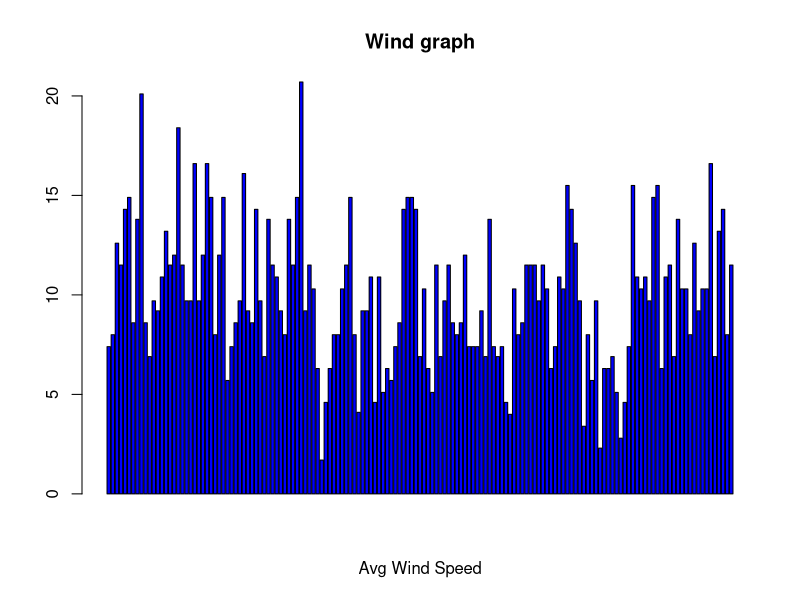
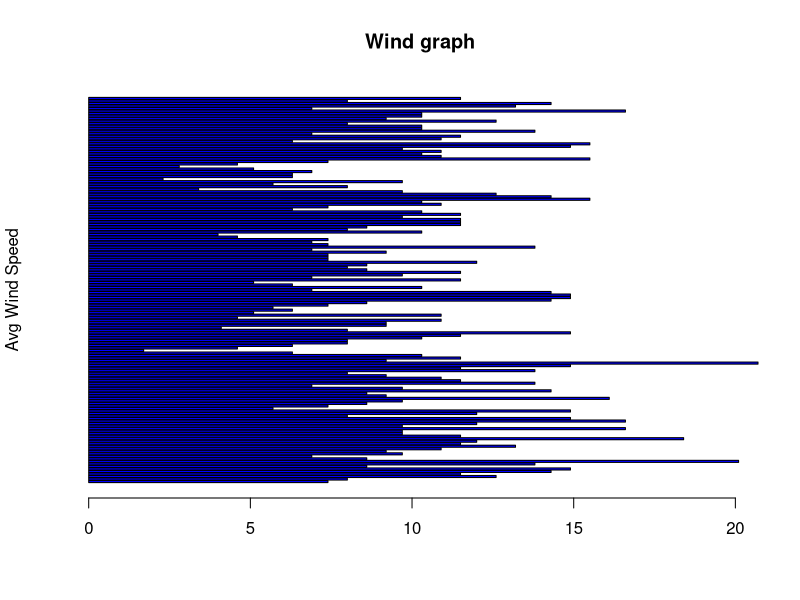
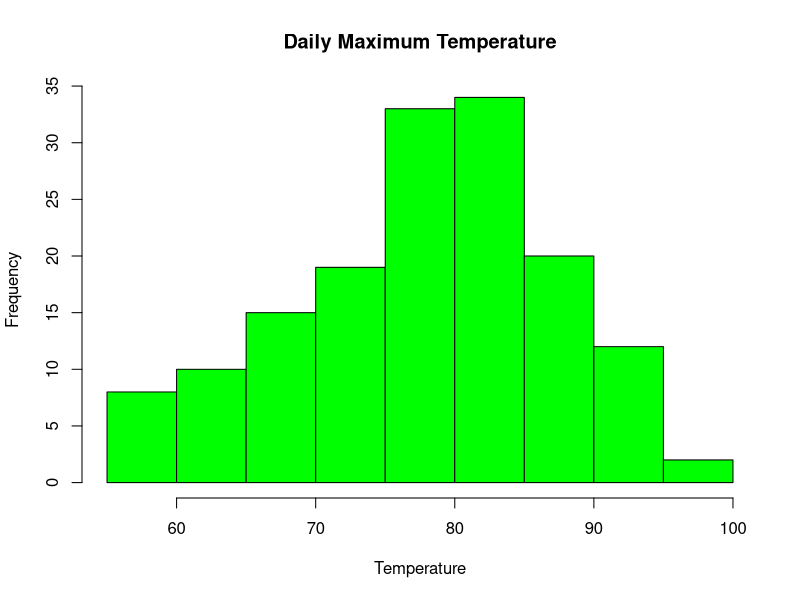
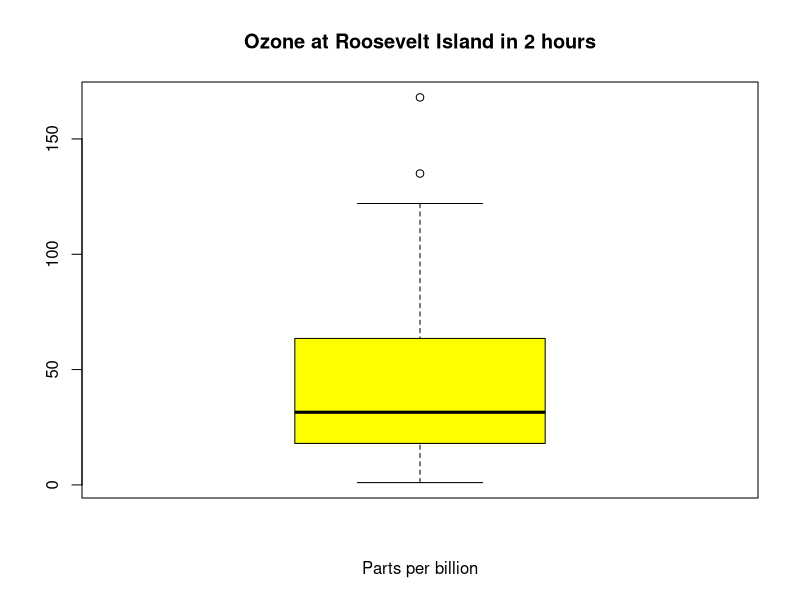
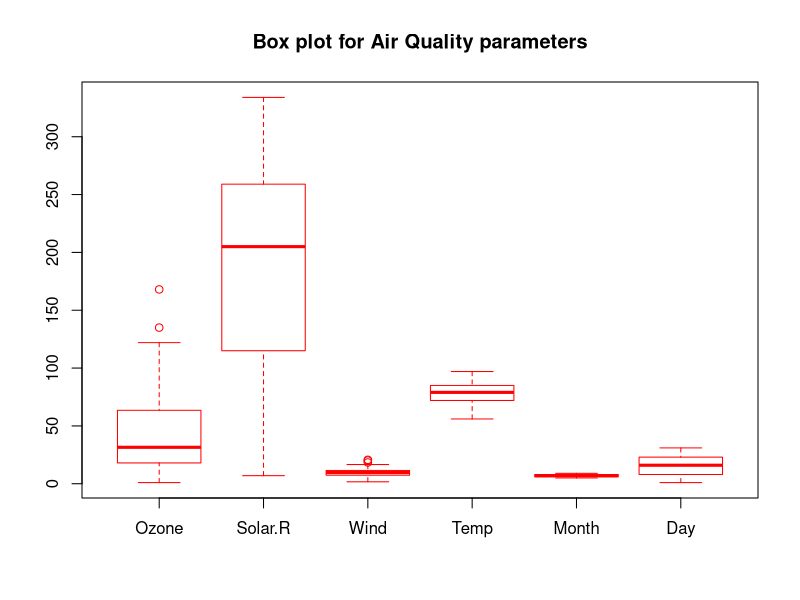
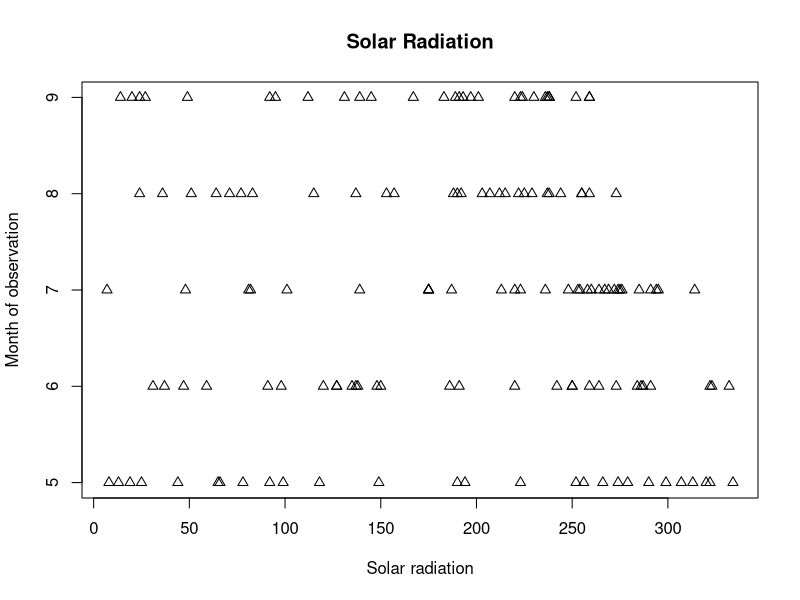
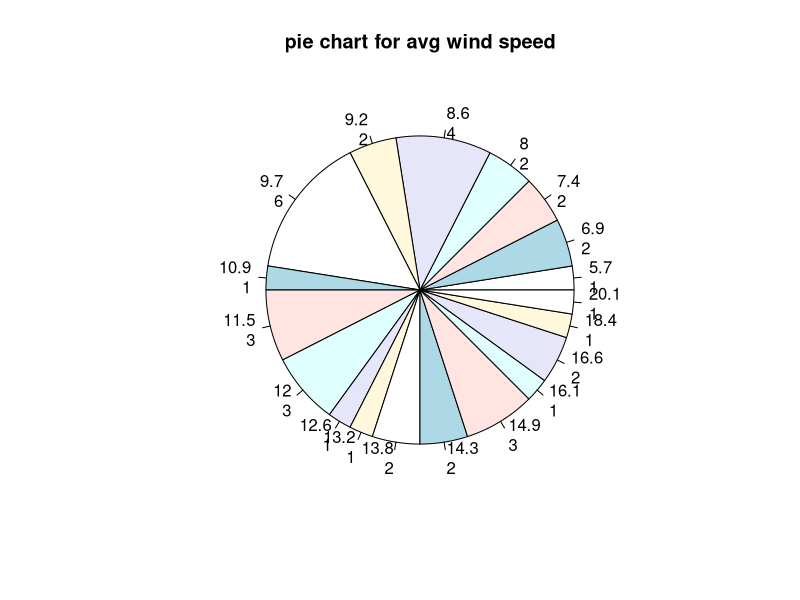
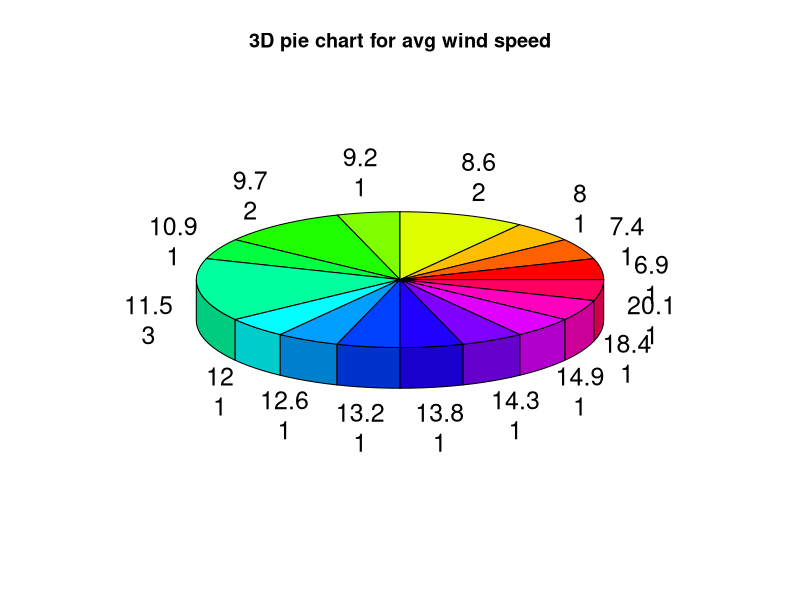

R code for these plots, in order:
#data visualization
library(ggplot2)
barplot(airquality$Wind,xlab='Avg Wind Speed',col='blue',main='Wind graph')
barplot(airquality$Wind,ylab='Avg Wind Speed',col='blue',main='Wind graph',horiz='true')
hist(airquality$Temp,xlab='Temperature',main='Daily Maximum Temperature',col='green')
boxplot(airquality$Ozone,xlab='Parts per billion',main='Ozone at Roosevelt Island in 2 hours',
        col='yellow')
boxplot(airquality[,0:6],main='Box plot for Air Quality parameters',col='white',border='red')
plot(airquality$Solar.R,airquality$Month,main='Solar Radiation',xlab='Solar radiation',
     ylab='Month of observation',pch=2)
mytable=table(airquality$Wind[1:40])
lbls=paste(names(mytable),'\n',mytable,sep='')
pie(mytable,labels=lbls,main='pie chart for avg wind speed')

library(plotrix)
mytable=table(airquality$Wind[1:20])
lbls=paste(names(mytable),'\n',mytable,sep='')
pie3D(mytable,labels=lbls,main='3D pie chart for avg wind speed',col=rainbow(length(mytable)))
plot(airquality$Temp,type="l",,lwd=3,lty=1,ylab='Temperature',main='Line chart for maximum 
     daily temperature',col='blue')

